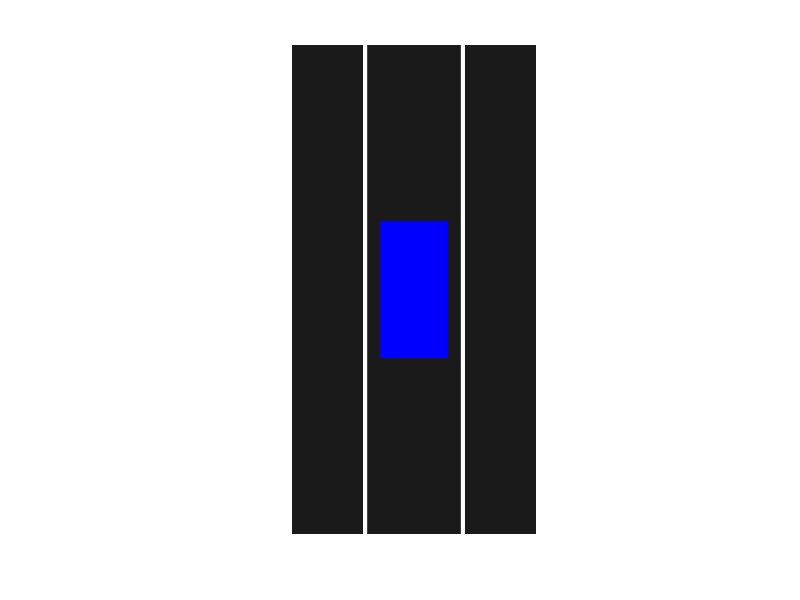

Write MATLAB code to recreate this figure.
figure('Color',[0 0 0]);
hold on;
axis equal off;

% --- 1. Setup Road and Lines ---
road_W_total = 10;
road_H = 20;

% Draw background (The black asphalt)
rectangle('Position',[0 0 road_W_total road_H], 'FaceColor',[0.1 0.1 0.1], 'EdgeColor','none');

% Define Lane Lines
line_Left = 3;
line_Right = 7;

% Draw Lines
plot([line_Left line_Left],[0 road_H],'w','LineWidth',3);
plot([line_Right line_Right],[0 road_H],'w','LineWidth',3);

% --- 2. Create Car Object ---
% Calculate the width of the actua lane
lane_width = line_Right - line_Left; % This equals 4

% Define Car Dimensions
car_W = 0.7 * lane_width; % 0.7 * 4 = 2.8
car_L = 2 * car_W;        % 1:2 ratio = 5.6

% Center the car in the lane
lane_center = (line_Left + line_Right) / 2;

car_x = lane_center - (car_W / 2);
car_y = (road_H - car_L) / 2;

% Draw the Car
rectangle('Position', [car_x, car_y, car_W, car_L], ...
          'FaceColor', 'b', 'EdgeColor', 'none');

% Set view limits
xlim([0 road_W_total]);
ylim([0 road_H]);
hold off;